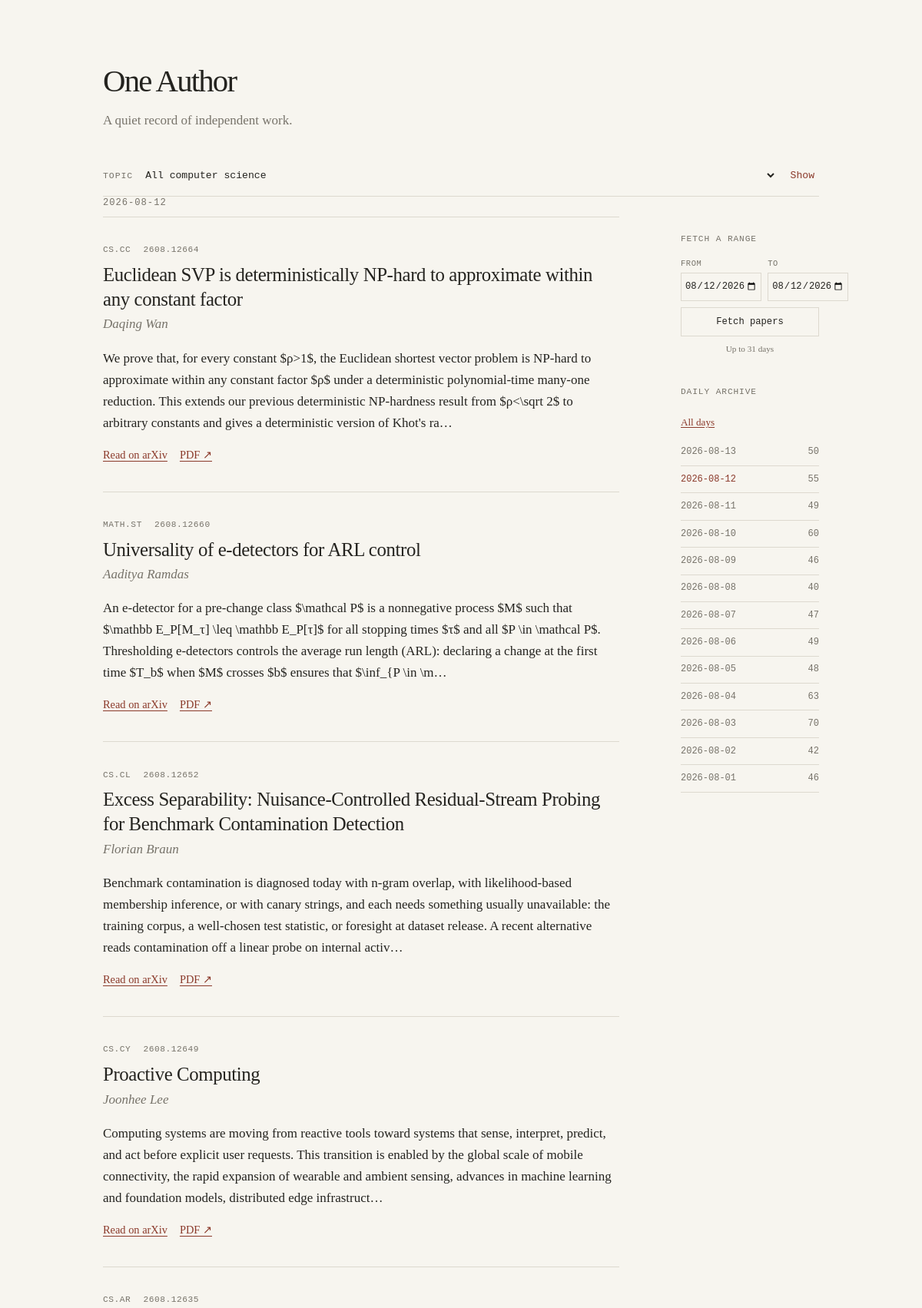
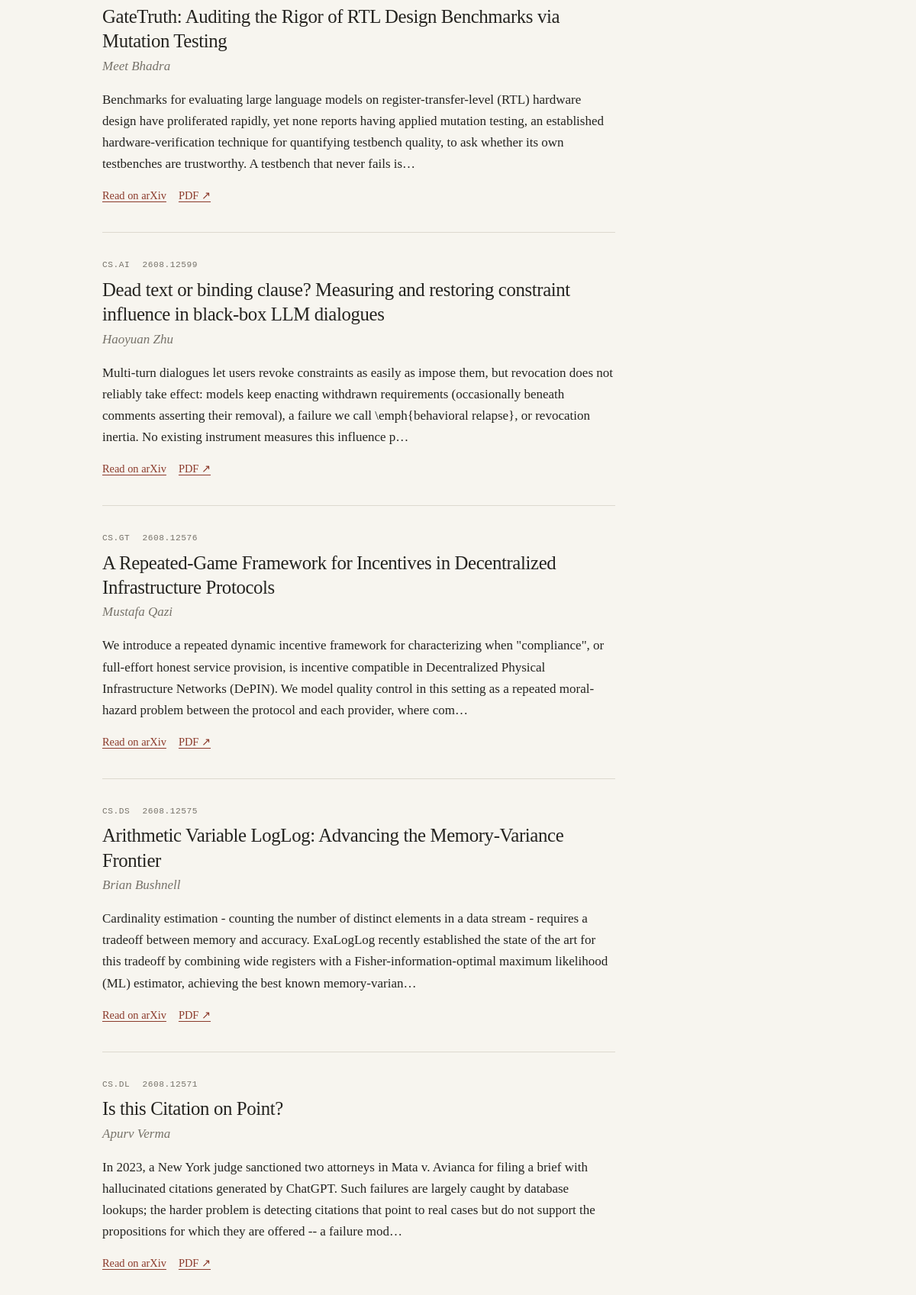
Page /?date=2026-08-12 (upper part) on the committed database (2 pictures, top to bottom).
### tables this page shows
CREATE TABLE papers (
                arxiv_id TEXT PRIMARY KEY,
                title TEXT NOT NULL,
                author TEXT NOT NULL,
                abstract TEXT NOT NULL,
                primary_category TEXT NOT NULL,
                categories TEXT NOT NULL,
                published TEXT NOT NULL,
                updated TEXT NOT NULL,
                arxiv_url TEXT NOT NULL,
                pdf_url TEXT NOT NULL
            );

### app.py (the view)
@app.get("/")
def index():
    try:
        page = max(1, int(request.args.get("page", 1)))
    except ValueError:
        page = 1
    per_page = 40
    category = request.args.get("category", "")
    if category and category not in CATEGORIES:
        category = ""
    selected_date = request.args.get("date", "")
    try:
        if datetime.strptime(selected_date, "%Y-%m-%d").date() > date.today():
            selected_date = ""
    except ValueError:
        selected_date = ""
    range_start = request.args.get("start", "")
    range_end = request.args.get("end", "")
    try:
        start_value = datetime.strptime(range_start, "%Y-%m-%d").date()
        end_value = datetime.strptime(range_end, "%Y-%m-%d").date()
        if start_value > end_value or end_value > date.today():
            range_start = range_end = ""
    except ValueError:
        range_start = range_end = ""
    conditions = []
    parameters = []
    if category:
        conditions.append("instr(',' || categories || ',', ',' || ? || ',') > 0")
        parameters.append(category)
    archive_query = "SELECT substr(published, 1, 10) AS day, COUNT(*) AS count FROM papers"
    if conditions:
        archive_query += " WHERE " + " AND ".join(conditions)
    archive_query += " GROUP BY day ORDER BY day DESC"
    with connect() as database:
        archive = database.execute(archive_query, parameters).fetchall()
        paper_conditions = list(conditions)
        paper_parameters = list(parameters)
        if selected_date:
            paper_conditions.append("substr(published, 1, 10) = ?")
            paper_parameters.append(selected_date)
        elif range_start:
            paper_conditions.append("substr(published, 1, 10) BETWEEN ? AND ?")
            paper_parameters.extend((range_start, range_end))
        query = "SELECT * FROM papers"
        if paper_conditions:
            query += " WHERE " + " AND ".join(paper_conditions)
        count_query = query.replace("SELECT *", "SELECT COUNT(*)")
        total = database.execute(count_query, paper_parameters).fetchone()[0]
        pages = max(1, (total + per_page - 1) // per_page)
        page = min(page, pages)
        query += " ORDER BY published DESC LIMIT ? OFFSET ?"
        papers = database.execute(
            query, paper_parameters + [per_page, (page - 1) * per_page]
        ).fetchall()
    return render_template(
        "index.html",
        papers=papers,
        categories=CATEGORIES,
        selected=category,
        archive=archive,
        selected_date=selected_date,
        range_start=range_start,
        range_end=range_end,
        today=date.today().isoformat(),
        added=request.args.get("added"),
        page=page,
        pages=pages,
        total=total,
    )

### app.py (called while the page is built)
def connect():
    connection = sqlite3.connect(DATABASE)
    connection.row_factory = sqlite3.Row
    return connection

### templates/index.html (shortened to what this page needs)
<!doctype html>
<html lang="en">
  <head>
    <link rel="stylesheet" href="{{ url_for('static', filename='style.css') }}">
  </head>
  <body>
    <header>
      <a class="name" href="/">One Author</a>
      <p>A quiet record of independent work.</p>
    </header>
    <form class="topic-filter" method="get">
      <label for="category">Topic</label>
      <select id="category" name="category">
        <option value="">All computer science</option>
      </select>
      <button type="submit">Show</button>
    </form>
    <div class="layout">
      <main>
        {% for paper in papers %}
          {% if loop.changed(paper.published[:10]) %}
            <h1 class="day"><time datetime="{{ paper.published[:10] }}">{{ paper.published[:10] }}</time></h1>
          {% endif %}
          <article>
            <div class="meta"><span>{{ paper.primary_category }}</span><span>{{ paper.arxiv_id }}</span></div>
            <h2><a href="{{ paper.arxiv_url }}">{{ paper.title }}</a></h2>
            <p class="author">{{ paper.author }}</p>
            <p class="abstract">{{ paper.abstract|truncate(340, true, '…') }}</p>
            <p class="links"><a href="{{ paper.arxiv_url }}">Read on arXiv</a><a href="{{ paper.pdf_url }}">PDF ↗</a></p>
          </article>
        {% else %}
          <p class="empty">No papers yet. Run <code>python fetch.py</code> to fill the archive.</p>
        {% endfor %}
      </main>
      <aside>
        <form class="date-fetch" action="{{ url_for('fetch_days') }}" method="post">
          <h2>Fetch a range</h2>
          <div class="date-fields">
            <label for="start-date"><span>From</span><input id="start-date" name="start" type="date" max="{{ today }}" value="{{ range_start or selected_date or today }}" required></label>
            <label for="end-date"><span>To</span><input id="end-date" name="end" type="date" max="{{ today }}" value="{{ range_end or selected_date or today }}" required></label>
          </div>
          <button type="submit">Fetch papers</button>
          <small>Up to 31 days</small>
        </form>
        <h2>Daily archive</h2>
        {% if selected_date or range_start %}
          <a class="all-days" href="{{ url_for('index', category=selected or None) }}">All days</a>
        {% endif %}
        <ol>
          {% for item in archive %}
            <li>
              <a href="{{ url_for('index', date=item.day, category=selected or None) }}"{% if selected_date == item.day %} aria-current="page"{% endif %}>
                <time datetime="{{ item.day }}">{{ item.day }}</time>
                <span>{{ item.count }}</span>
              </a>
            </li>
          {% endfor %}
        </ol>
      </aside>
    </div>
  </body>
</html>

### static/style.css (style rules this page uses)
:root { color-scheme: light; --ink: #24231f; --muted: #77736a; --line: #ddd9cf; --paper: #f7f5ef; --accent: #8b3a2b; }
* { box-sizing: border-box; }
body { max-width: 980px; margin: 0 auto; padding: 4.5rem 1.5rem; background: var(--paper); color: var(--ink); font: 17px/1.65 Georgia, "Times New Roman", serif; }
header { margin-bottom: 3rem; }
.name { color: var(--ink); font-size: 2.55rem; font-weight: 400; letter-spacing: -.045em; text-decoration: none; }
header p, .author, .meta, footer { color: var(--muted); }
header p { margin: .2rem 0 0; }
a { color: var(--accent); text-underline-offset: .18em; }
.topic-filter { display: grid; grid-template-columns: auto minmax(0, 1fr) auto; align-items: center; gap: .75rem; padding-bottom: 1rem; border-bottom: 1px solid var(--line); }
.topic-filter label { color: var(--muted); font: .72rem/1.4 ui-monospace, SFMono-Regular, Menlo, monospace; letter-spacing: .08em; text-transform: uppercase; }
.topic-filter select, .topic-filter button { min-width: 0; border: 0; background: transparent; color: var(--ink); font: .82rem/1.4 ui-monospace, SFMono-Regular, Menlo, monospace; }
.topic-filter select { width: 100%; }
.topic-filter button { color: var(--accent); cursor: pointer; }
.layout { display: grid; grid-template-columns: minmax(0, 1fr) 180px; gap: 5rem; }
.day { margin: 3rem 0 0; padding-bottom: .55rem; border-bottom: 1px solid var(--line); color: var(--muted); font: 400 .76rem/1.4 ui-monospace, SFMono-Regular, Menlo, monospace; letter-spacing: .08em; }
.day:first-child { margin-top: 0; }
article { padding: 2.2rem 0; border-bottom: 1px solid var(--line); }
.meta { display: flex; gap: 1rem; font: .7rem/1.4 ui-monospace, SFMono-Regular, Menlo, monospace; text-transform: uppercase; letter-spacing: .05em; }
h2 { margin: .5rem 0 .15rem; font-size: 1.55rem; font-weight: 400; line-height: 1.3; letter-spacing: -.015em; }
h2 a { color: var(--ink); text-decoration: none; }
.author { margin: .15rem 0 1rem; font-style: italic; }
.abstract { margin: 0; }
.links { display: flex; gap: 1rem; margin: 1rem 0 0; font-size: .9rem; }
.links a { text-decoration-thickness: 1px; }
aside { padding-top: 3rem; }
aside h2 { margin: 0 0 1rem; color: var(--muted); font: .7rem/1.4 ui-monospace, SFMono-Regular, Menlo, monospace; letter-spacing: .08em; text-transform: uppercase; }
aside ol { margin: 0; padding: 0; list-style: none; }
aside li { border-bottom: 1px solid var(--line); }
aside li a { display: flex; justify-content: space-between; padding: .55rem 0; color: var(--muted); font: .75rem/1.4 ui-monospace, SFMono-Regular, Menlo, monospace; text-decoration: none; }
aside li a:hover, aside li a[aria-current="page"] { color: var(--accent); }
aside li span { color: var(--muted); }
.all-days { display: inline-block; margin: -.35rem 0 .7rem; font-size: .82rem; }
.date-fetch { margin-bottom: 2.5rem; }
.date-fields { display: grid; grid-template-columns: 1fr 1fr; gap: .5rem; }
.date-fetch label { display: block; color: var(--muted); font: .65rem/1.4 ui-monospace, SFMono-Regular, Menlo, monospace; letter-spacing: .06em; text-transform: uppercase; }
.date-fetch label span { display: block; margin-bottom: .3rem; }
.date-fetch input, .date-fetch button { width: 100%; border: 1px solid var(--line); border-radius: 0; background: transparent; color: var(--ink); font: .76rem/1.4 ui-monospace, SFMono-Regular, Menlo, monospace; }
.date-fetch input { padding: .5rem .25rem; }
.date-fetch button { margin-top: .5rem; padding: .6rem; cursor: pointer; }
.date-fetch small { display: block; margin-top: .4rem; color: var(--muted); font-size: .7rem; text-align: center; }

### rows in the picture
papers: published "2026-08-12", primary_category "CS.CC", arxiv_id "2608.12664", title "Euclidean SVP is deterministically NP-hard to approximate within any constant factor", author "Daqing Wan", abstract "We prove that, for every constant $ρ>1$, the Euclidean shortest vector problem is NP-hard to approximate within any constant factor $ρ$ under a deterministic polynomial-time many-one reduction. This extends our previous deterministic NP-hardness result from $ρ<\\sqrt 2$ to arbitrary constants and gives a deterministic version of Khot's ra…"
papers: primary_category "MATH.ST", arxiv_id "2608.12660", title "Universality of e-detectors for ARL control", author "Aaditya Ramdas", abstract "An e-detector for a pre-change class $\\mathcal P$ is a nonnegative process $M$ such that $\\mathbb E_P[M_τ] \\leq \\mathbb E_P[τ]$ for all stopping times $τ$ and all $P \\in \\mathcal P$. Thresholding e-detectors controls the average run length (ARL): declaring a change at the first time $T_b$ when $M$ crosses $b$ ensures that $\\inf_{P \\in \\m…"
papers: primary_category "CS.CL", arxiv_id "2608.12652", title "Excess Separability: Nuisance-Controlled Residual-Stream Probing for Benchmark Contamination Detection", author "Florian Braun", abstract "Benchmark contamination is diagnosed today with n-gram overlap, with likelihood-based membership inference, or with canary strings, and each needs something usually unavailable: the training corpus, a well-chosen test statistic, or foresight at dataset release. A recent alternative reads contamination off a linear probe on internal activ…"
papers: primary_category "CS.CY", arxiv_id "2608.12649", title "Proactive Computing", author "Joonhee Lee", abstract "Computing systems are moving from reactive tools toward systems that sense, interpret, predict, and act before explicit user requests. This transition is enabled by the global scale of mobile connectivity, the rapid expansion of wearable and ambient sensing, advances in machine learning and foundation models, distributed edge infrastruct…"
papers: primary_category "CS.AR", arxiv_id "2608.12635", title "GateTruth: Auditing the Rigor of RTL Design Benchmarks via Mutation Testing", author "Meet Bhadra", abstract "Benchmarks for evaluating large language models on register-transfer-level (RTL) hardware design have proliferated rapidly, yet none reports having applied mutation testing, an established hardware-verification technique for quantifying testbench quality, to ask whether its own testbenches are trustworthy. A testbench that never fails is…"
papers: primary_category "CS.AI", arxiv_id "2608.12599", title "Dead text or binding clause? Measuring and restoring constraint influence in black-box LLM dialogues", author "Haoyuan Zhu", abstract "Multi-turn dialogues let users revoke constraints as easily as impose them, but revocation does not reliably take effect: models keep enacting withdrawn requirements (occasionally beneath comments asserting their removal), a failure we call \\emph{behavioral relapse}, or revocation inertia. No existing instrument measures this influence p…"
papers: primary_category "CS.GT", arxiv_id "2608.12576", title "A Repeated-Game Framework for Incentives in Decentralized Infrastructure Protocols", author "Mustafa Qazi", abstract "We introduce a repeated dynamic incentive framework for characterizing when \"compliance\", or full-effort honest service provision, is incentive compatible in Decentralized Physical Infrastructure Networks (DePIN). We model quality control in this setting as a repeated moral-hazard problem between the protocol and each provider, where com…"
papers: primary_category "CS.DS", arxiv_id "2608.12575", title "Arithmetic Variable LogLog: Advancing the Memory-Variance Frontier", author "Brian Bushnell", abstract "Cardinality estimation - counting the number of distinct elements in a data stream - requires a tradeoff between memory and accuracy. ExaLogLog recently established the state of the art for this tradeoff by combining wide registers with a Fisher-information-optimal maximum likelihood (ML) estimator, achieving the best known memory-varian…"
papers: primary_category "CS.DL", arxiv_id "2608.12571", title "Is this Citation on Point?", author "Apurv Verma", abstract "In 2023, a New York judge sanctioned two attorneys in Mata v. Avianca for filing a brief with hallucinated citations generated by ChatGPT. Such failures are largely caught by database lookups; the harder problem is detecting citations that point to real cases but do not support the propositions for which they are offered -- a failure mod…"

### other values in the picture
{{ item.day }} "2026-08-13" "2026-08-12" "2026-08-11" "2026-08-10" "2026-08-09" "2026-08-08" "2026-08-07" "2026-08-06" "2026-08-05" "2026-08-04" "2026-08-03" "2026-08-02" "2026-08-01"
{{ item.count }} "50" "55" "49" "60" "46" "40" "47" "49" "48" "63" "70" "42" "46"
